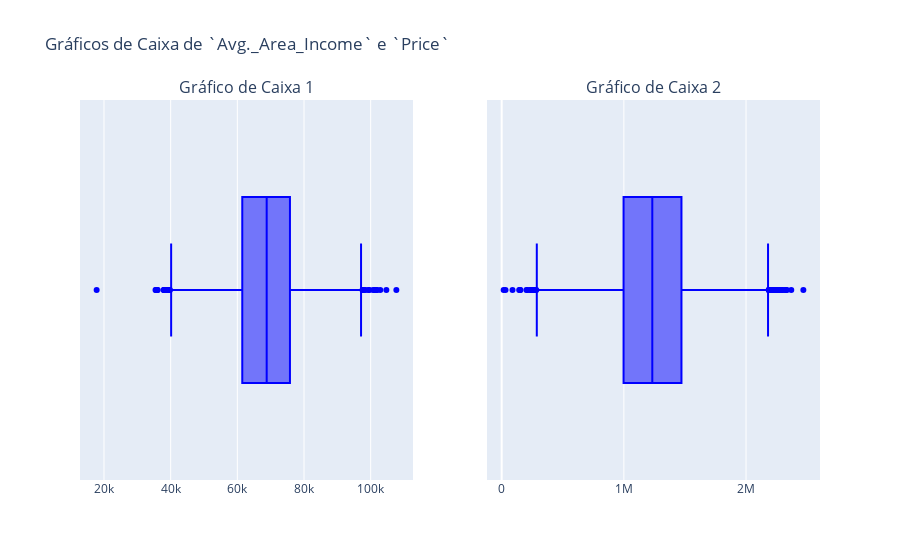

Notebook code cell kept with this figure:
### Code cell
# Importando as bibliotecas necessárias
import pandas as pd
import seaborn as sns
import numpy as np
import chart_studio.plotly as py
import cufflinks as cf
import plotly.graph_objects as go
import plotly.express as px
from plotly.subplots import make_subplots
import matplotlib.pyplot as plt
from sklearn.model_selection import train_test_split
from sklearn.linear_model import LinearRegression
from sklearn.metrics import r2_score
import os

# Definir o caminho relativo do arquivo
caminho_arquivo = os.path.join('..', 'Materiais', 'USA_Housing.csv')

# Carregar o arquivo CSV usando o pandas
base_casa = pd.read_csv(caminho_arquivo, sep=',')

# Exibir as primeiras 5 linhas do DataFrame para uma visualização inicial
base_casa.head()

# Exibir os nomes das colunas para verificar se há espaços ou caracteres especiais
base_casa.columns

# Modificar as colunas com espaços para um formato mais adequado
base_casa = base_casa.rename(columns={
    'Avg. Area Income': 'Avg._Area_Income', 
    'Avg. Area House Age': 'Avg._Area_House_Age', 
    'Avg. Area Number of Rooms': 'Avg._Area_Number_of_Rooms', 
    'Avg. Area Number of Bedrooms': 'Avg._Area_Number_of_Bedrooms', 
    'Area Population': 'Area_Population'
})

# Informações do DataFrame (tipos de dados e valores não nulos)
base_casa.info()

# Descrição estatística dos dados (média, desvio padrão, valores máximos e mínimos, etc.)
base_casa.describe()

# Remover a coluna 'Address', pois ela não é relevante para a análise
base_casa.drop(['Address'], axis=1, inplace=True)

# Criar o gráfico de caixa para a variável 'Avg._Area_Income'
fig1 = px.box(base_casa, x="Avg._Area_Income")
fig1.update_traces(marker=dict(color="blue"))

# Criar o gráfico de caixa para a variável 'Price'
fig2 = px.box(base_casa, x="Price")
fig2.update_traces(marker=dict(color="blue"))

# Criar subgráficos com 1 linha e 2 colunas
fig = make_subplots(rows=1, cols=2,  # 1 linha, 2 colunas
                    subplot_titles=("Gráfico de Caixa 1", "Gráfico de Caixa 2"))

# Adicionar os gráficos de caixa fig1 e fig2 aos subgráficos
for trace in fig1.data:
    fig.add_trace(trace, row=1, col=1)

for trace in fig2.data:
    fig.add_trace(trace, row=1, col=2)

# Atualizar o layout com o título
fig.update_layout(title_text="Gráficos de Caixa de `Avg._Area_Income` e `Price`")

# Mostrar o gráfico
fig.show()

# Calcular e exibir a correlação entre as variáveis numéricas
base_casa.corr()

# Seaborn heatmap para visualizar a correlação entre as variáveis
sns.heatmap(base_casa.corr(), annot=True)
plt.show()

# Seaborn histograma para analisar a distribuição dos preços
sns.histplot(base_casa['Price'])
plt.show()

# Definindo as variáveis independentes (X) e dependentes (Y) para o modelo de regressão
X = base_casa[['Avg._Area_Income', 'Avg._Area_House_Age', 'Avg._Area_Number_of_Rooms', 'Avg._Area_Number_of_Bedrooms', 'Area_Population']]
Y = base_casa[['Price']]

# Dividindo os dados em conjunto de treino e teste (70% treino, 30% teste)
X_train, X_test, Y_train, Y_test = train_test_split(X, Y, train_size=0.7, random_state=42)

# Exibir as formas dos conjuntos de dados
X_train.shape, X_test.shape, Y_train.shape, Y_test.shape

# Criando o modelo de regressão linear
lm = LinearRegression()

# Treinando o modelo de regressão linear com os dados de treino
lm.fit(X_train, Y_train)

# Predizer valor na base de testes
y_pred = lm.predict(X_test)

# Calcular o coeficiente de determinação (R²) para avaliar o desempenho do modelo
r = r2_score(Y_test, y_pred)
r

# Premissa do professor - Entrada com valores fictícios para previsão
Avg_Area_Income = 50
Avg_Area_House_Age = 30
Avg_Area_Number_of_Rooms = 7
Avg_Area_Number_of_Bedrooms = 5
Avg_Population = 200

# Criar uma lista com os valores de entrada
entrada = [[Avg_Area_Income, Avg_Area_House_Age, Avg_Area_Number_of_Rooms, Avg_Area_Number_of_Bedrooms, Avg_Population]]

# Fazer a previsão com base nos valores de entrada
previsao = lm.predict(entrada)[0]

# Exibir o resultado da previsão
previsao

### Figure 1 — Plotly figure (JSON) as saved in the notebook; plotly's stock layout.template omitted (floating-point values rounded to 4 significant figures; data arrays with more than 128 entries replaced by an {"elided": "..."} marker saying what was removed)
{"data": [{"alignmentgroup": "True", "hovertemplate": "Avg._Area_Income=%{x}<extra></extra>", "legendgroup": "", "marker": {"color": "blue"}, "name": "", "notched": false, "offsetgroup": "", "orientation": "h", "showlegend": false, "type": "box", "x": {"elided": "5000 float values"}, "x0": " ", "xaxis": "x", "y0": " ", "yaxis": "y"}, {"alignmentgroup": "True", "hovertemplate": "Price=%{x}<extra></extra>", "legendgroup": "", "marker": {"color": "blue"}, "name": "", "notched": false, "offsetgroup": "", "orientation": "h", "showlegend": false, "type": "box", "x": {"elided": "5000 float values"}, "x0": " ", "xaxis": "x2", "y0": " ", "yaxis": "y2"}], "layout": {"annotations": [{"font": {"size": 16}, "showarrow": false, "text": "Gráfico de Caixa 1", "x": 0.225, "xanchor": "center", "xref": "paper", "y": 1, "yanchor": "bottom", "yref": "paper"}, {"font": {"size": 16}, "showarrow": false, "text": "Gráfico de Caixa 2", "x": 0.775, "xanchor": "center", "xref": "paper", "y": 1, "yanchor": "bottom", "yref": "paper"}], "title": {"text": "Gráficos de Caixa de `Avg._Area_Income` e `Price`"}, "xaxis": {"anchor": "y", "domain": [0, 0.45]}, "xaxis2": {"anchor": "y2", "domain": [0.55, 1]}, "yaxis": {"anchor": "x", "domain": [0, 1]}, "yaxis2": {"anchor": "x2", "domain": [0, 1]}}}
